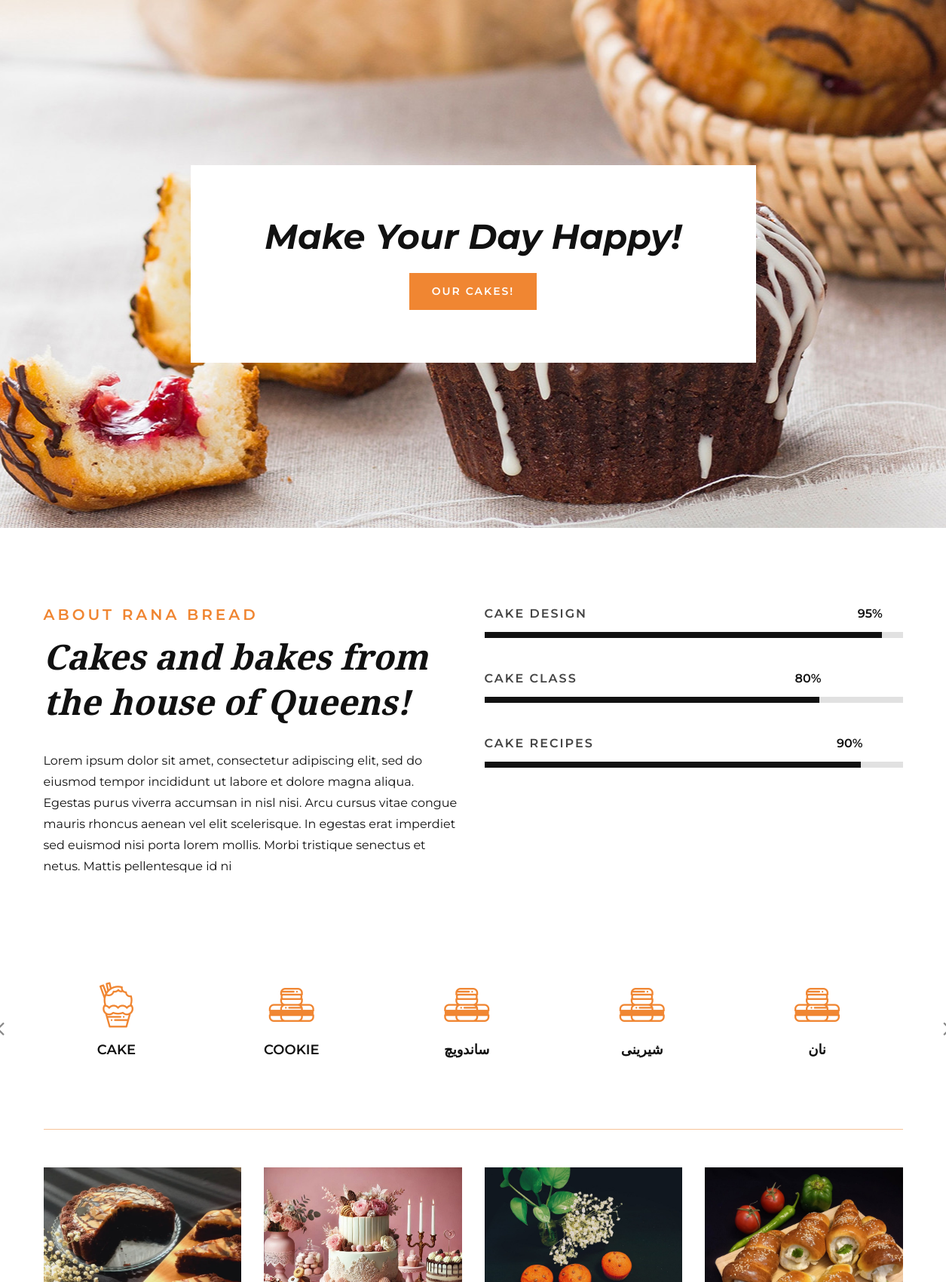
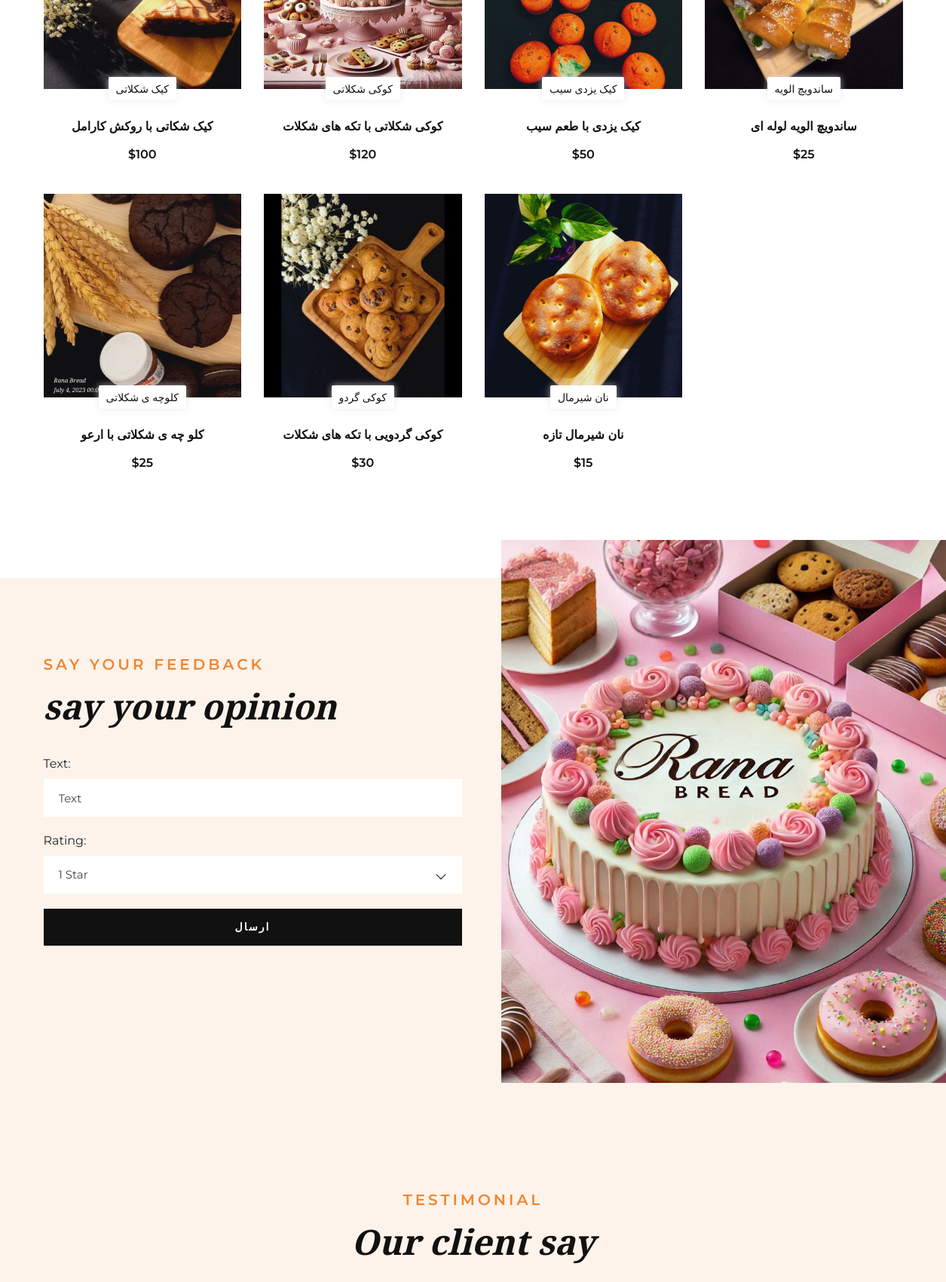
The page / (upper part) on the database its author committed (2 pictures, top to bottom).
### site_module/models.py (models this page shows, shortened)
class site_slider(models.Model):
    text = models.TextField(verbose_name='متن پیام')
    url = models.URLField(verbose_name='آدرس')
    url_title = models.CharField(max_length=100, verbose_name='عنوان URL')
    image = models.ImageField(upload_to='images/slider', verbose_name='عکس اسلایدر')
    is_active = models.BooleanField(default=True, verbose_name='فعال / غیر فعال')
    class Meta:
        verbose_name = 'site banner'
        verbose_name_plural = "site banner's"

class site_settings(models.Model):
    name = models.CharField(max_length=100, verbose_name='نام سایت')
    site_url = models.CharField(max_length=400, verbose_name='دامنه ی سایت')
    about_text = models.TextField(verbose_name='درباره ی ما')
    address = models.TextField(verbose_name='آدرست سایت')
    phone_num = models.CharField(max_length=15, verbose_name='شماره ی تلفن')
    email = models.CharField(max_length=150, verbose_name='ایمیل')
    copy_right = models.TextField(verbose_name='کپی رایت')
    site_logo = models.ImageField(upload_to='images/site_setting', verbose_name='لوگوی سایت')
    is_main_setting = models.BooleanField(default=False, verbose_name='تنظیمات اصلی')
    work_hours = models.TextField(verbose_name='ساعات کاری')
    short_description = models.TextField(verbose_name='توضیحات کوتاه')
    class Meta:
        verbose_name = 'site setting'
        verbose_name_plural = "site Setting's"

### product_module/models.py (models this page shows, shortened)
class productCategory(models.Model):
    ICON_CHOICES = [('flaticon-029-cupcake-3', 'Cupcake 3'), ('flaticon-034-chocolate-roll', 'Chocolate Roll'),
                    ('flaticon-005-pancake', 'Pancake'), ('flaticon-030-cupcake-2', 'Cupcake 2'),
                    ('flaticon-006-macarons', 'Macarons'), ]
    parent = models.ForeignKey('productCategory', on_delete=models.CASCADE, verbose_name='دست بندی والد', null=True,
                               blank=True)
    title = models.CharField(max_length=100, verbose_name='عنوان درسته بندی', db_index=True)
    url = models.CharField(max_length=100, verbose_name='عنوان در url', db_index=True)
    is_active = models.BooleanField(default=False, verbose_name='فعال')
    is_deleted = models.BooleanField(default=False, verbose_name='حذف')
    icon = models.CharField(max_length=50, choices=ICON_CHOICES, default='flaticon-006-macarons', verbose_name='آیکون', null=True, blank=True)
    class Meta:
        verbose_name = 'products_category'
        verbose_name_plural = 'products_categorise'

class Product(models.Model):
    category = models.ManyToManyField(productCategory, verbose_name='دیته بندی')
    title = models.CharField(max_length=100, verbose_name='عنوان محصول', db_index=True)
    url_title = models.CharField(max_length=100, verbose_name='عنوان در url', db_index=True)
    price = models.IntegerField(verbose_name='قیمت محصول')
    image = models.ImageField(upload_to='images/products', verbose_name='تصویر اصلی')
    short_description = models.TextField(verbose_name='توضحات کوتاه محصول')
    description = models.TextField(verbose_name='توضیحات محصول')
    is_active = models.BooleanField(default=False, verbose_name='فعال')
    slug = models.SlugField(default="", db_index=True, unique=True, null=False, blank=True, max_length=400,
                            allow_unicode=True, verbose_name='slug')
    is_deleted = models.BooleanField(default=False, verbose_name='حذف')
    number = models.IntegerField(verbose_name='حداقل مقدار خرید', default=1, blank=True, null=True)
    class Meta:
        verbose_name = 'product'
        verbose_name_plural = "product's"

### home_module/views.py (the view)
# urls.py: path('', views.HomeView.as_view(), name='home'),
class HomeView(TemplateView):
    template_name = 'home_module/index.html'
    def get_context_data(self, **kwargs):
        context = super(HomeView, self).get_context_data(**kwargs)
        context['settings']= site_settings.objects.filter(is_main_setting=True).first()
        context['sliders'] = site_slider.objects.filter(is_active=True)
        context['feedbacks'] = feedback_Model.objects.filter(satisfied=True).all().order_by('-created_date')
        context['form'] = feedbackForm()
        context['gallery'] = Gallery_Model.objects.filter(is_active=True).first()
        context['products'] = Product.objects.filter(is_active=True, is_deleted=False).annotate(visit_count=Count('productvisit')).order_by('-visit_count')[:8]
        context['categories'] = productCategory.objects.filter(is_active=True).all()
        return context

### home_module/forms.py
class feedbackForm(forms.Form):
    text = forms.CharField(widget=forms.TextInput(attrs={'class': 'checkout__input', 'placeholder': 'Text'}))
    rating = forms.ChoiceField(choices=[(i, f'{i} Star') for i in range(1, 6)],
                               widget=forms.Select(attrs={'class': 'checkout__input', 'placeholder': 'Rating'}))

### polls/templatetags/custom_filters.py (called while the page is built)
@register.filter
def custom_range(value):
    return range(value)

### home_module/templates/home_module/index.html (shortened to what this page needs)
{% extends 'shared/layout.html' %}
{% load thumbnail %}
{% load custom_filters %}
{% block content %}
    <section class="hero">
        <div class="hero__slider owl-carousel">
            {% for slider in sliders %}
                <div class="hero__item set-bg" data-setbg="{{ slider.image.url }}">
                    <div class="container">
                        <div class="row d-flex justify-content-center">
                            <div class="col-lg-8">
                                <div class="hero__text">
                                    <h2>{{ slider.text }}</h2>
                                    <a href="{{ slider.url }}" class="primary-btn">{{ slider.url_title }}</a>
                                </div>
                            </div>
                        </div>
                    </div>
                </div>
            {% endfor %}
        </div>
    </section>
    <section class="about spad">
        <div class="container">
            <div class="row">
                <div class="col-lg-6 col-md-6">
                    <div class="about__text">
                        <div class="section-title">
                            <span>About {{ settings.name }}</span>
                            <h2>{{ settings.short_description }}</h2>
                        </div>
                        <p>{{ settings.about_text }}</p>
                    </div>
                </div>
                <div class="col-lg-6 col-md-6">
                    <div class="about__bar">
                        <div class="about__bar__item">
                            <p>Cake design</p>
                            <div id="bar1" class="barfiller">
                                <div class="tipWrap"><span class="tip"></span></div>
                                <span class="fill" data-percentage="95"></span>
                            </div>
                        </div>
                        <div class="about__bar__item">
                            <p>Cake Class</p>
                            <div id="bar2" class="barfiller">
                                <div class="tipWrap"><span class="tip"></span></div>
                                <span class="fill" data-percentage="80"></span>
                            </div>
                        </div>
                        <div class="about__bar__item">
                            <p>Cake Recipes</p>
                            <div id="bar3" class="barfiller">
                                <div class="tipWrap"><span class="tip"></span></div>
                                <span class="fill" data-percentage="90"></span>
                            </div>
                        </div>
                    </div>
                </div>
            </div>
        </div>
    </section>
    <div class="categories">
        <div class="container">
            <div class="row">
                <div class="categories__slider owl-carousel">
                    {% for category in categories %}
                        <div class="categories__item">
                            <div class="categories__item__icon">
                                <span class="{{ category.icon }}"></span>
                                <a href="{% url 'product-list' %}?category={{ category.url }}">
                                    <h5>{{ category.title }}</h5>
                                </a>
                            </div>
                        </div>
                    {% endfor %}
                </div>
            </div>
        </div>
    </div>
    <section class="product spad">
        <div class="container">
            <div class="row">
                {% for product in products %}
                    <div class="col-lg-3 col-md-6 col-sm-6">
                        <div class="product__item">
                            <div class="product__item__pic set-bg" data-setbg="{{ product.image.url }}">
                                <div class="product__label">
                                    <span>{{ product.title }}</span>
                                </div>
                            </div>
                            <div class="product__item__text">
                                <h6><a href="#">{{ product.short_description }}</a></h6>
                                <div class="product__item__price">${{ product.price }}</div>
                            </div>
                        </div>
                    </div>
                {% endfor %}
            </div>
        </div>
    </section>
    <section class="class spad">
        <div class="container">
            <div class="row">
                <div class="col-lg-6">
                    <div class="class__form">
                        <div class="section-title">
                            <span>say your feedback</span>
                            <h2>say your opinion<br/></h2>
                        </div>
                        <div id="feedback-container">
                            <form id="feedbackForm" method="post" action="{% url 'submit_feedback_form' %}">
                                {{ form.text.label_tag }}
                                {{ form.text }}
                                {{ form.rating.label_tag }}
                                <button type="submit" class="site-btn">ارسال</button>
                            </form>
                        </div>
                    </div>
                </div>
            </div>
            <div class="class__video set-bg" data-setbg="/static/img/cakeAI2.png">
            </div>
        </div>
    </section>
    <div id="form_input_home">
    <section class="testimonial spad">
        <div class="container">
            <div class="row">
                <div class="col-lg-12 text-center">
                    <div class="section-title">
                        <span>Testimonial</span>
                        <h2>Our client say</h2>
                    </div>
                </div>
            </div>
        </div>
    </section>
    </div>
{% endblock %}

### static/css/barfiller.css (style rules this page uses)
.barfiller { width:100%; height:12px; background:#fcfcfc; border:1px solid #ccc; position:relative; margin-bottom:20px; box-shadow: inset 1px 4px 9px -6px rgba(0,0,0,.5); -moz-box-shadow: inset 1px 4px 9px -6px rgba(0,0,0,.5); }
.barfiller .fill { display:block; position:relative; width:0px; height:100%; background:#333; z-index:1; }
.barfiller .tipWrap { display:none; }
.barfiller .tip { margin-top:-30px; padding:2px 4px; font-size:11px; color:#fff; left:0px; position:absolute; z-index:2; background: #333; }
.barfiller .tip:after { border:solid; border-color:rgba(0,0,0,.8) transparent; border-width:6px 6px 0 6px; content:""; display:block; position:absolute; left:9px; top:100%; z-index:9 }

### rows shown on the page
site_slider: text "Make Your Day Happy!", url_title "OUR CAKES!"
site_settings: name "RANA BREAD", short_description "Cakes and bakes from the house of Queens!", about_text "Lorem ipsum dolor sit amet, consectetur adipiscing elit, sed do eiusmod tempor incididunt ut labore et dolore magna aliqua. Egestas purus viverra accumsan in nisl nisi. Arcu cursus vitae congue mauris rhoncus aenean vel elit scelerisque. In egestas erat imperdiet sed euismod nisi porta lorem mollis. Morbi tristique senectus et netus. Mattis pellentesque id ni"
productCategory: title "CAKE"
productCategory: title "COOKIE"
productCategory: title "ساندویچ"
productCategory: title "شیرینی"
productCategory: title "نان"
Product: shows a picture, title "کیک شکلاتی", short_description "کیک شکاتی با روکش کارامل", price "100"
Product: shows a picture, title "کوکی شکلاتی", short_description "کوکی شکلاتی با تکه های شکلات", price "120"
Product: shows a picture, title "کیک یزدی سیب", short_description "کیک یزدی با طعم سیب", price "50"
Product: shows a picture, title "ساندویچ الویه", short_description "ساندویچ الویه لوله ای", price "25"
Product: shows a picture, title "کلوچه ی شکلاتی", short_description "کلو چه ی شکلاتی با ارعو", price "25"
Product: shows a picture, title "کوکی گردو", short_description "کوکی گردویی با تکه های شکلات", price "30"
Product: shows a picture, title "نان شیرمال", short_description "نان شیرمال تازه", price "15"
